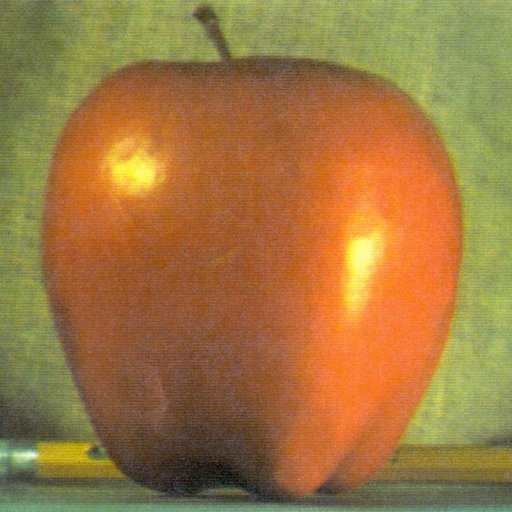
#> input picture compvis/examples/apple_512.jpg, 512 x 512 px
$ python -i detect.py   (imports and definitions only)
#> lines starting #> are read from the running program, lines starting #| are printed output that depends on the picture
"""
Feature detection (Szeliski 4.1.1)
"""
import numpy as np
import scipy.signal as sig
import scipy.ndimage as ndi
from compvis.utils import get_patch

# [56 lines left out: functions sum_sq_diff, autocorr, autocorr_surface, not called in this run]

def harris(img, sigma_d=1, sigma_i=2, alpha=0.06, filter_type='gaussian'):
    """
    Returns the Harris interest scores for corner detection.

    Parameters      :
        img         : image
        sigma_d     : width of derivative Gaussian
        sigma_i     : width of integration Gaussian
        alpha       : parameter in Harris-Stephens (1988) score
        filter_type : 'gaussian' or 'sobel'

    (Default values for sigma_d and sigma_i from Szeliski pp. 190)
    (Default value for alpha from Szeliski pp. 189)
    """
#> called with sigma_d = 1, sigma_i = 2, alpha = 0.06, filter_type = 'gaussian'
    #--- Gradients in x and y
    # Derivative of Gaussian
    if filter_type is 'gaussian':
        I_x = ndi.gaussian_filter(img, sigma_d, (1, 0))#, mode='nearest')
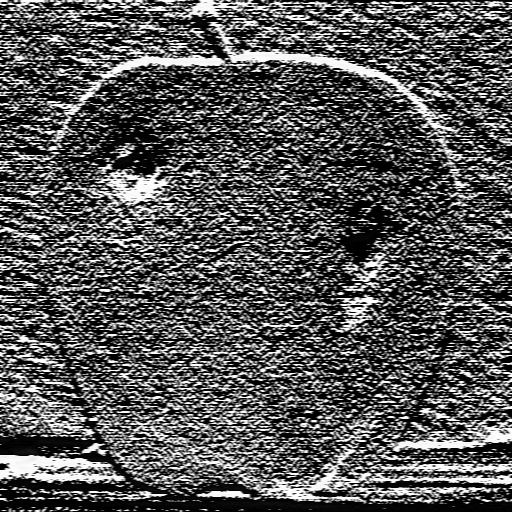
#> I_x: shape (512, 512); min 0, max 255, mean 85.2
        I_y = ndi.gaussian_filter(img, sigma_d, (0, 1))#, mode='nearest')
    # Sobel
    elif filter_type is 'sobel':
        I_x = ndi.sobel(img, 0)
        I_y = ndi.sobel(img, 1)
    #---

    # Outer products
    I_xx = I_x**2
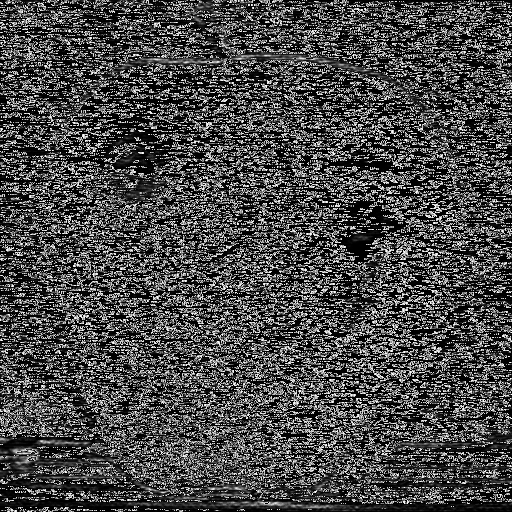
#> I_xx: shape (512, 512); min 0, max 249, mean 73.5
    I_yy = I_y**2
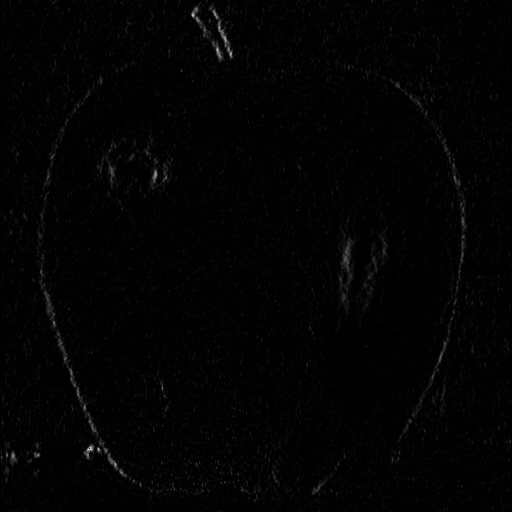
#> I_yy: shape (512, 512); min 0, max 225, mean 2.4
    I_xy = I_x * I_y
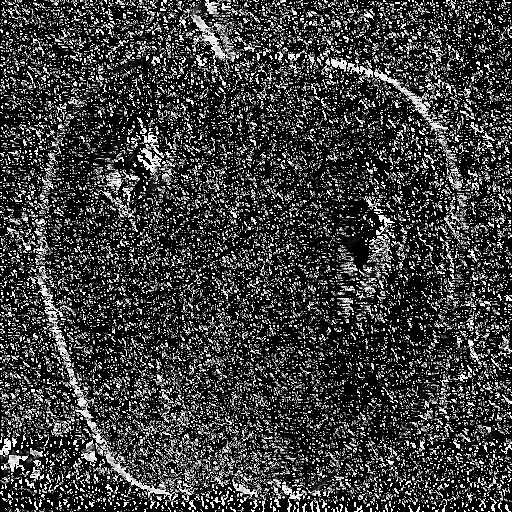
#> I_xy: shape (512, 512); min 0, max 255, mean 61.5

    # Convolve with Gaussian to get auto-correlation matrix
    A_xx = ndi.gaussian_filter(I_xx, sigma_i)
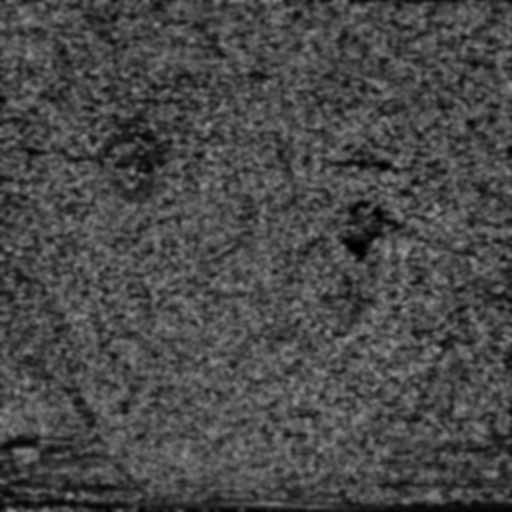
#> A_xx: shape (512, 512); min 0, max 151, mean 72.5
    A_yy = ndi.gaussian_filter(I_yy, sigma_i)
    A_xy = ndi.gaussian_filter(I_xy, sigma_i)
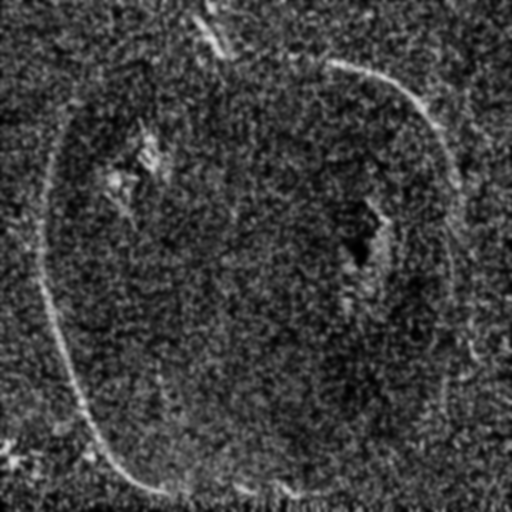
#> A_xy: shape (512, 512); min 0, max 222, mean 60.5

    # Harris scores
    A_det = A_xx * A_yy - A_xy**2
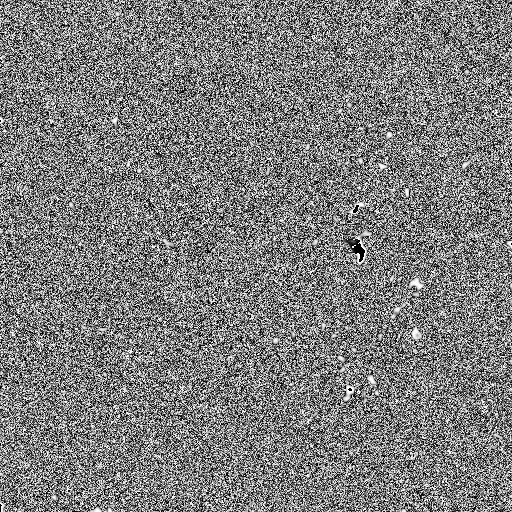
#> A_det: shape (512, 512); min 0, max 255, mean 124.6
    A_tr = A_xx + A_yy

    # (Harris-Stephens 1988)
    #return A_det - alpha * A_tr**2

    # Harmonic mean (Brown-Szeliski-Winder 2005)
    return A_det / A_tr

# [72 lines left out: functions select_scores, get_suppression_radii, not called in this run]

>>> import cv2
>>> picture = cv2.imread('../examples/apple_512.jpg', cv2.IMREAD_GRAYSCALE)
>>> result = harris(picture)

$ run again, on compvis/examples/orange_512.jpg
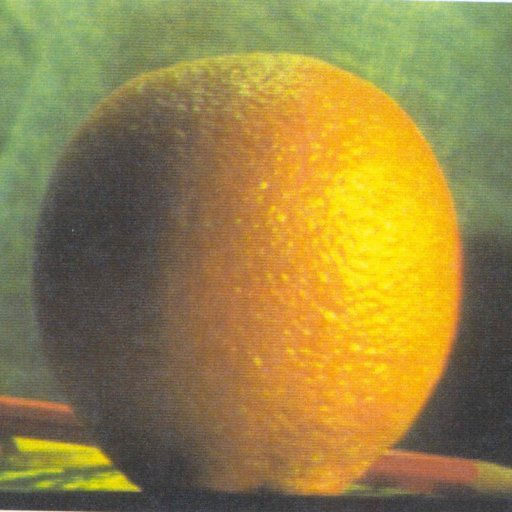
#> input picture compvis/examples/orange_512.jpg, 512 x 512 px
#> in harris, `A_xy = ndi.gaussian_filter(I_xy, sigma_i)`:
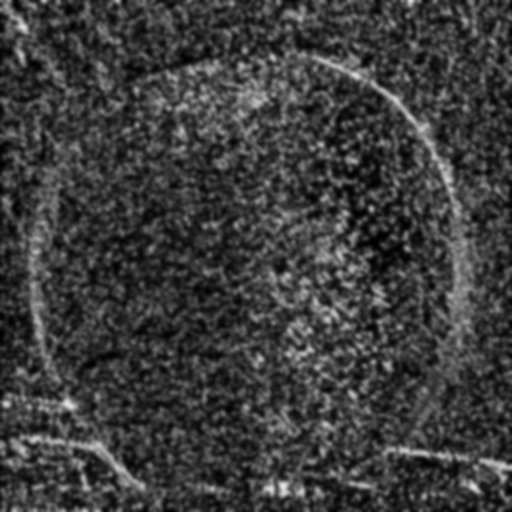
#> A_xy: shape (512, 512); min 0, max 231, mean 60.9
#> in harris, `A_det = A_xx * A_yy - A_xy**2`:
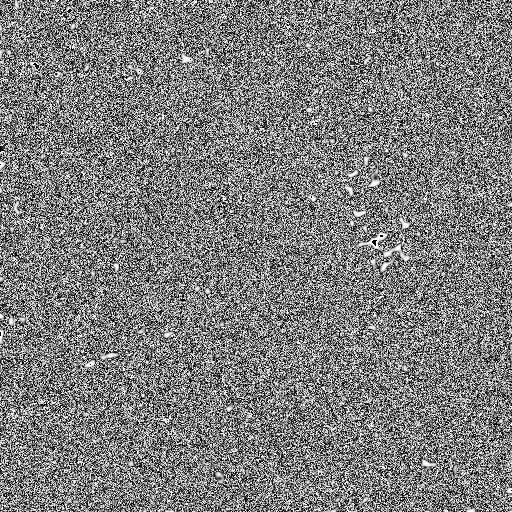
#> A_det: shape (512, 512); min 0, max 255, mean 124.8
